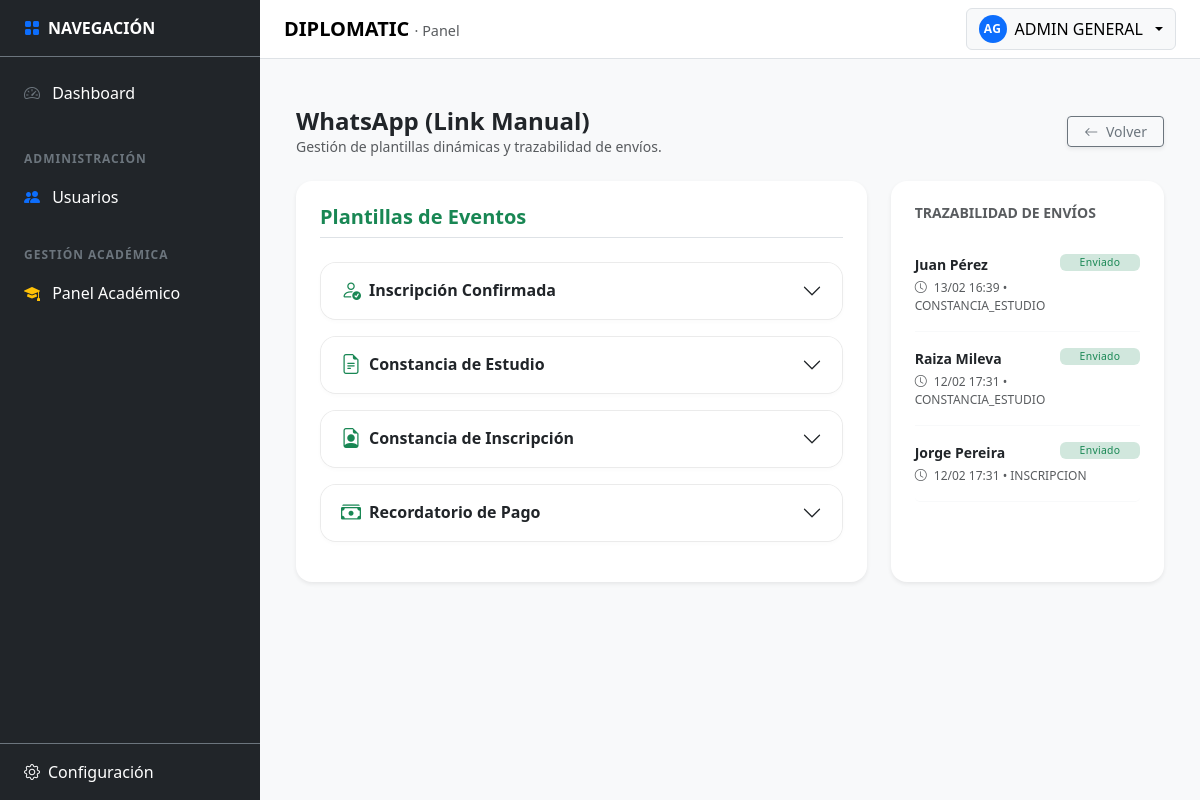
The app's page /public/settings/whatsapp (signed in) with its own data.
### tables this page shows
CREATE TABLE `tbl_wa_manual_logs` (
  `id` int(11) NOT NULL,
  `estudiante` varchar(255) DEFAULT NULL,
  `evento` varchar(50) DEFAULT NULL,
  `telefono` varchar(50) DEFAULT NULL,
  `fecha_envio` timestamp NOT NULL DEFAULT current_timestamp()
);

### app/core/Controller.php (called while the page is built, shortened)
<?php
abstract class Controller
{
    protected function view(string $viewPath, array $data = []): void
    {
        View::render($viewPath, $data);
    }
}

### app/controllers/SettingsWhatsappController.php (called while the page is built, shortened)
<?php
final class SettingsWhatsappController extends Controller
{
    private $db;
    public function __construct()
    {
        $this->db = (new Database())->getConnection();
    }
    public function index(): void
    {
        $stmt = $this->db->query("SELECT * FROM tbl_wa_manual_templates");
        $templatesRaw = $stmt->fetchAll(PDO::FETCH_ASSOC);
        $templates = [];
        foreach ($templatesRaw as $t) { $templates[$t['evento']] = $t; }
        $stmtLogs = $this->db->query("SELECT * FROM tbl_wa_manual_logs ORDER BY fecha_envio DESC LIMIT 15");
        $logs = $stmtLogs->fetchAll(PDO::FETCH_ASSOC);
        $this->view('settings/whatsapp', [
            'title'     => 'Configuración WhatsApp',
            'templates' => $templates,
            'logs'      => $logs
        ]);
    }
}

### app/core/Router.php (called while the page is built, shortened)
<?php
final class Router
{
  private array $routes = [
    'GET' => [],
    'POST' => [],
  ];
  public function get(string $path, array $handler): void
  {
    $this->routes['GET'][$this->normalize($path)] = $handler;
  }
  public function post(string $path, array $handler): void
  {
    $this->routes['POST'][$this->normalize($path)] = $handler;
  }
  public function dispatch(): void
  {
    $method = $_SERVER['REQUEST_METHOD'] ?? 'GET';
    $uri = parse_url($_SERVER['REQUEST_URI'] ?? '/', PHP_URL_PATH) ?? '/';
    $basePath = $this->detectBasePath();
    $path = $this->normalize(str_replace($basePath, '', $uri) ?: '/');
    $handler = $this->routes[$method][$path] ?? null;
    [$class, $action] = $handler;
    $controller = new $class();
    $controller->$action();
  }
  private function normalize(string $path): string
  {
    $path = '/' . trim($path, '/');
    return $path === '//' ? '/' : $path;
  }
  private function detectBasePath(): string
  {
    $scriptName = $_SERVER['SCRIPT_NAME'] ?? '';
    $dir = str_replace('\\', '/', dirname($scriptName));
    return rtrim($dir, '/');
  }
}

### app/core/Bootstrap.php (called while the page is built, shortened)
<?php
final class Bootstrap
{
    public function run(): void
    {
        $router = new Router();
        $router->get('/', [AuthController::class, 'showLogin']);
        $router->post('/login', [AuthController::class, 'doLogin']);
        $router->get('/logout', [AuthController::class, 'logout']);
        $router->get('/dashboard', [DashboardController::class, 'index']);
        $router->get('/profile', [ProfileController::class, 'index']);
        $router->post('/profile/update', [ProfileController::class, 'update']);
        $router->get('/profile/security', [ProfileController::class, 'security']);
        $router->post('/profile/change-password', [ProfileController::class, 'changePassword']);
        $router->get('/settings', [SettingsController::class, 'index']);
        $router->get('/settings/correo', [SettingsEmailController::class, 'index']);
        $router->post('/settings/save-correo', [SettingsEmailController::class, 'save']);
        $router->post('/settings/test-correo', [SettingsEmailController::class, 'test']);
        $router->get('/settings/empresa', [SettingsCompanyController::class, 'index']);
        $router->post('/settings/empresa/save', [SettingsCompanyController::class, 'save']);
        $router->get('/settings/whatsapp', [SettingsWhatsappController::class, 'index']);
        $router->post('/settings/whatsapp/save-template', [SettingsWhatsappController::class, 'saveTemplate']);
        $router->post('/settings/whatsapp/log', [SettingsWhatsappController::class, 'logSend']);
        $router->get('/settings/eventos', [SettingsEventsController::class, 'index']);
        $router->get('/settings/eventos/filter', [SettingsEventsController::class, 'filter']);
        $router->get('/academic', [AcademicController::class, 'index']);
        $router->get('/academic/diplomados', [DiplomadosController::class, 'index']);
        $router->get('/academic/diplomados/create', [DiplomadosController::class, 'create']);
        $router->post('/academic/diplomados/save', [DiplomadosController::class, 'save']);
        $router->get('/academic/diplomados/edit', [DiplomadosController::class, 'edit']);
        $router->post('/academic/diplomados/update', [DiplomadosController::class, 'update']);
        $router->post('/academic/diplomados/delete', [DiplomadosController::class, 'delete']);
        $router->get('/academic/diplomados/getDetails', [DiplomadosController::class, 'getDetails']);
        $router->get('/academic/diplomados/export', [\App\Controllers\ExportController::class, 'pdf']);
        $router->get('/academic/cohortes', [CohortesController::class, 'index']);
        $router->get('/academic/cohortes/create', [CohortesController::class, 'create']);
        $router->post('/academic/cohortes/save', [CohortesController::class, 'save']);
        $router->post('/academic/cohortes/update', [CohortesController::class, 'update']);
        $router->post('/academic/cohortes/delete', [CohortesController::class, 'delete']);
        $router->get('/academic/cohortes/getDetails', [CohortesController::class, 'getDetails']);
        $router->get('/academic/cohortes/changeStatus', [CohortesController::class, 'changeStatus']);
        $router->get('/academic/cohortes/logAccess', [CohortesController::class, 'logAccess']);
        $router->get('/academic/cohortes-config', [CohortesConfigController::class, 'index']);
        $router->get('/academic/cohortes-config/getDetails', [CohortesConfigController::class, 'getDetails']);
        $router->post('/academic/cohortes-config/updateStatus', [CohortesConfigController::class, 'updateStatus']);
        $router->post('/academic/cohortes-config/hardDelete', [CohortesConfigController::class, 'hardDelete']);
        $router->get('/academic/grupos', [GruposController::class, 'index']);
        $router->post('/academic/grupos/save', [GruposController::class, 'save']);
        $router->post('/academic/grupos/update', [GruposController::class, 'update']);
        $router->post('/academic/grupos/delete', [GruposController::class, 'delete']);
        $router->get('/academic/grupos/getDetails', [GruposController::class, 'getDetails']);
        $router->get('/academic/grupos/logAccess', [GruposController::class, 'logAccess']);
        $router->get('/academic/profesores', [ProfesoresController::class, 'index']);
        $router->get('/UserSecurity', [UserSecurityController::class, 'index']);
        $router->post('/UserSecurityController/updatePassword', [UserSecurityController::class, 'changePassword']);
        $router->post('/UserSecurityController/updateStatus', [UserSecurityController::class, 'changeStatus']);
        $router->get('/users', [UsersController::class, 'index']);
        $router->post('/users/save', [UsersController::class, 'save']);
        $router->post('/users/delete', [UsersController::class, 'delete']);
        $router->get('/register', [RegisterController::class, 'index']);
        $router->post('/register/submit', [RegisterController::class, 'submit']);
        $router->get('/register/validate', [RegisterController::class, 'validateToken']);
        $router->post('/register/create-password', [RegisterController::class, 'createPassword']);
        $router->get('/register/complete', [RegisterController::class, 'completeProfile']);
        $router->get('/forgot-password', [RegisterController::class, 'forgotPasswordIndex']);
        $router->post('/forgot-password/submit', [RegisterController::class, 'forgotPasswordSubmit']);
        $router->dispatch();
    }
}

### public/index.php (called while the page is built, shortened)
<?php
require_once __DIR__ . '/../app/core/Autoload.php';
$app = new \App\Core\Bootstrap();
$app->run();

### app/core/Autoload.php (called while the page is built, shortened)
<?php
spl_autoload_register(function (string $class): void {
  $prefix = 'App\\';
  $baseDir = __DIR__ . '/../';
  $len = strlen($prefix);
  $relativeClass = substr($class, $len);
  $relativePath = str_replace('\\', '/', $relativeClass);
  $parts = explode('/', $relativePath);
  if (!empty($parts[0])) {
    $map = [
      'Core'        => 'core',
      'Controllers' => 'controllers',
      'Models'      => 'models',
      'Config'      => 'config',
      'Middleware'  => 'middleware',
      'Views'       => 'views',
      'Services'    => 'services',
    ];
    if (isset($map[$parts[0]])) {
      $partsMapped = $parts;
      $partsMapped[0] = $map[$parts[0]];
      $file = $baseDir . implode('/', $partsMapped) . '.php';
      if (file_exists($file)) { require_once $file; return; }
    }
  }
});

### app/core/Database.php (called while the page is built, shortened)
<?php
final class Database
{
  private static ?PDO $pdo = null;
  public static function getConnection(): PDO
  {
    if (self::$pdo instanceof PDO) {
      return self::$pdo;
    }
    $configFile = __DIR__ . '/../config/database.php';
    $cfg = require $configFile;
    $host = $cfg['host'] ?? '127.0.0.1';
    $dbname = $cfg['dbname'] ?? '';
    $user = $cfg['user'] ?? 'root';
    $pass = $cfg['pass'] ?? '';
    $charset = $cfg['charset'] ?? 'utf8mb4';
    $dsn = "mysql:host={$host};dbname={$dbname};charset={$charset}";
    try {
      self::$pdo = new PDO($dsn, $user, $pass, [
        PDO::ATTR_ERRMODE => PDO::ERRMODE_EXCEPTION,
        PDO::ATTR_DEFAULT_FETCH_MODE => PDO::FETCH_ASSOC,
        PDO::ATTR_EMULATE_PREPARES => false,
      ]);
      return self::$pdo;
    } catch (PDOException $e) {
      throw new \RuntimeException('Error de conexión a la base de datos. Verifique credenciales y que MySQL esté activo.');
    }
  }
}

### app/config/database.php (called while the page is built)
<?php
return [
  'host' => '127.0.0.1',
  'dbname' => 'db_diplomatic',
  'user' => 'root',
  'pass' => '',
  'charset' => 'utf8mb4',
];

### app/views/settings/whatsapp.php (the view, shortened to what this page needs)
<?php
$basePath = rtrim(str_replace('\\', '/', dirname($_SERVER['SCRIPT_NAME'] ?? '')), '/');
?>
<link rel="stylesheet" href="<?= $basePath ?>/assets/css/whatsapp_manual.css?v=<?= time() ?>">
<div class="container-fluid py-4">
    <div class="d-flex justify-content-between align-items-center mb-4">
        <div>
            <h2 class="h4 fw-bold mb-0 text-dark">WhatsApp (Link Manual)</h2>
            <p class="text-muted small mb-0">Gestión de plantillas dinámicas y trazabilidad de envíos.</p>
        </div>
        <a href="<?= $basePath ?>/settings" class="btn btn-outline-secondary btn-sm px-3 shadow-sm">
            <i class="bi bi-arrow-left me-1"></i> Volver
        </a>
    </div>
    <div class="row g-4">
        <div class="col-lg-8">
            <div class="card border-0 shadow-sm p-4 rounded-4">
                <h5 class="fw-bold mb-4 border-bottom pb-2 text-success">Plantillas de Eventos</h5>
                <div class="accordion accordion-flush" id="waAccordion">
                    <?php
                    $eventos = [
                        'INSCRIPCION' => ['Inscripción Confirmada', 'bi-person-check'],
                        'CONSTANCIA_ESTUDIO' => ['Constancia de Estudio', 'bi-file-earmark-text'],
                        'CONSTANCIA_INSCRIPCION' => ['Constancia de Inscripción', 'bi-file-earmark-person'],
                        'PAGO' => ['Recordatorio de Pago', 'bi-cash-stack']
                    ];
                    foreach($eventos as $key => $info):
                    ?>
                    <div class="accordion-item border rounded-4 mb-3 overflow-hidden">
                        <h2 class="accordion-header">
                            <button class="accordion-button collapsed fw-bold" type="button" data-bs-toggle="collapse" data-bs-target="#coll-<?= $key ?>">
                                <i class="<?= $info[1] ?> me-2 text-success fs-5"></i> <?= $info[0] ?>
                            </button>
                        </h2>
                    </div>
                    <?php endforeach; ?>
                </div>
            </div>
        </div>
        <div class="col-lg-4">
            <div class="card border-0 shadow-sm p-4 rounded-4 h-100">
                <h5 class="fw-bold mb-3 small text-muted text-uppercase">Trazabilidad de Envíos</h5>
                <div class="list-group list-group-flush small">
                    <?php foreach($logs as $l): ?>
                    <div class="list-group-item px-0 py-3 border-bottom border-light">
                        <div class="d-flex justify-content-between align-items-start">
                            <span class="fw-bold text-dark d-block"><?= htmlspecialchars($l['estudiante']) ?></span>
                            <span class="badge bg-success-subtle text-success" style="font-size: 0.65rem;">Enviado</span>
                        </div>
                        <div class="text-muted mt-1" style="font-size: 0.75rem;">
                            <i class="bi bi-clock me-1"></i> <?= date('d/m H:i', strtotime($l['fecha_envio'])) ?> • <?= $l['evento'] ?>
                        </div>
                    </div>
                    <?php endforeach; ?>
                </div>
            </div>
        </div>
    </div>
</div>

### public/assets/css/panel.css (style rules this page uses)
:root { --sidebar-width: 260px; }

### public/assets/css/users.css (style rules this page uses)
.badge { min-width: 80px; font-weight: 500; letter-spacing: 0.3px; }

### public/assets/css/whatsapp_manual.css (style rules this page uses)
.accordion-item { border: 1px solid rgba(0,0,0,.08) !important; box-shadow: 0 2px 4px rgba(0,0,0,.02); }

### records on screen
tbl_wa_manual_logs: estudiante "Juan Pérez", fecha_envio "13/02 16:39", evento "CONSTANCIA_ESTUDIO"
tbl_wa_manual_logs: estudiante "Raiza Mileva", fecha_envio "12/02 17:31", evento "CONSTANCIA_ESTUDIO"
tbl_wa_manual_logs: estudiante "Jorge Pereira", fecha_envio "12/02 17:31", evento "INSCRIPCION"

### other values on screen
$initials "AG"
$userName "ADMIN GENERAL"
$info[0] "Inscripción Confirmada"
$info[0] "Constancia de Estudio"
$info[0] "Constancia de Inscripción"
$info[0] "Recordatorio de Pago"
